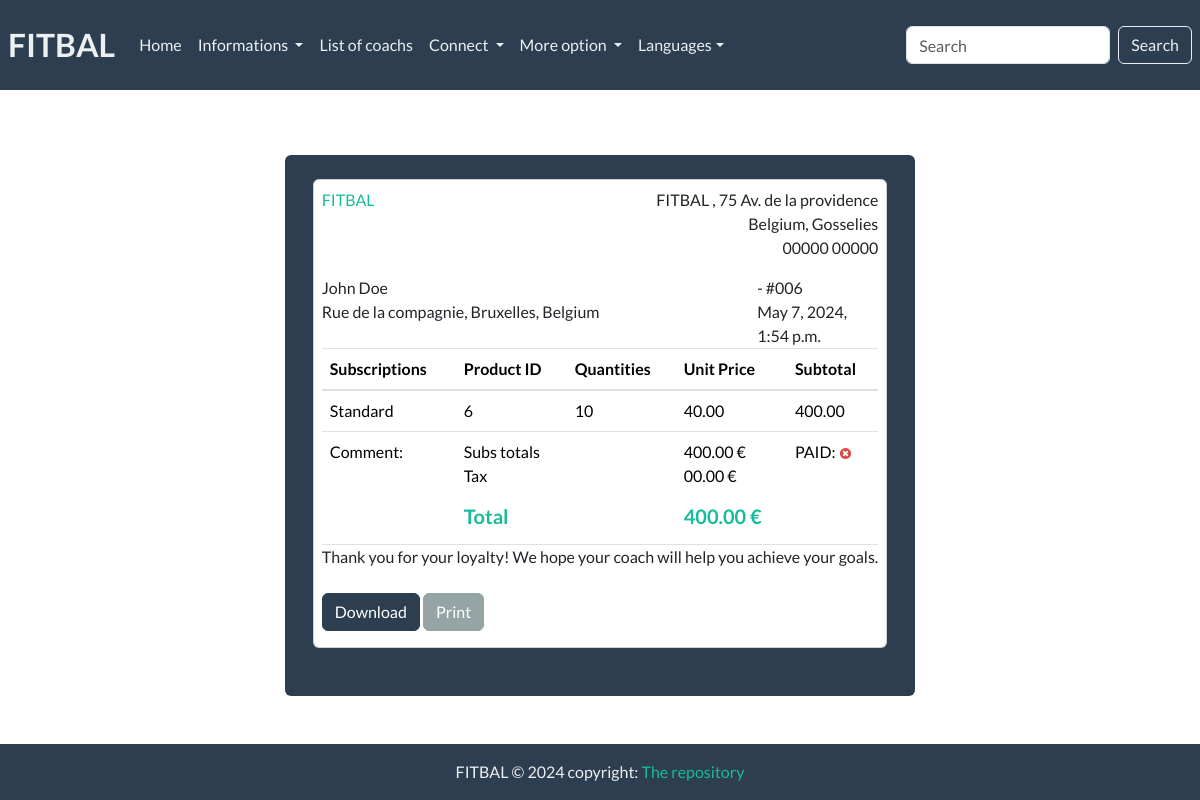
Page /view-invoice/6 (signed in) on the committed database.
### Fit_bal/models.py (models this page shows, shortened)
class Invoice(models.Model):
    customer = models.ForeignKey(Customer, on_delete=models.PROTECT)
    save_by = models.ForeignKey(User, on_delete=models.PROTECT)
    invoice_datetime = models.DateTimeField(auto_now_add=True)
    total = models.DecimalField(max_digits=100000, decimal_places=2)
    last_updated_date = models.DateTimeField(null=True, blank=True)
    paid = models.BooleanField(default=False)
    comment = models.TextField(null=True, max_length=1000,blank=True)
    class Meta:
        verbose_name = "Invoice"
        verbose_name_plural = "Invoices"

class Customer(models.Model):
    SEX_TYPES = {
        ('M','Male'),
        ('F','Female'),
        ('O','Other')
    }
    name = models.CharField(max_length=128)
    email = models.EmailField()
    phone = models.CharField(max_length=128)
    address = models.CharField(max_length=128)
    sex = models.CharField(max_length=1, choices= SEX_TYPES)
    age = models.CharField(max_length=12)
    city = models.CharField(max_length=32)
    zip_code = models.CharField(max_length=16)
    created_date = models.DateTimeField(auto_now_add=True)
    save_by = models.ForeignKey(User, on_delete=models.PROTECT)
    class Meta:
        verbose_name = "Customer"
        verbose_name_plural = "Customers"

class Sub(models.Model):
    SUB_TYPES = {
        ('S','Standard'),
        ('P','Premium'),
    }
    invoice = models.ForeignKey(Invoice, on_delete=models.CASCADE)
    name = models.CharField(max_length=1, choices= SUB_TYPES)
    quantity = models.IntegerField()
    unit_price = models.DecimalField(max_digits=1000, decimal_places=2)
    total = models.DecimalField(max_digits=1000, decimal_places=2)
    class Meta:
        verbose_name = 'Subscription'
        verbose_name_plural = 'Subscriptions'
    @property
    def get_total(self):
        total = self.quantity * self.unit_price
        return total

### Fit_bal/views.py (the view)
# urls.py: path('view-invoice/<int:pk>',views.InvoiceVisualizationView.as_view(), name='view-invoice'),
class InvoiceVisualizationView(LoginRequiredSuperuserMixin,View):
    template_name = 'invoice.html'
    def get(self, request, *args, **kwargs):
        pk = kwargs.get('pk')
        context = get_invoice(pk)
        return render(request, self.template_name, context)

### Fit_bal/utils.py (called while the page is built)
def get_invoice(pk):
    obj = Invoice.objects.get(pk=pk)
    subs = obj.sub_set.all()
    context = {
            'obj':obj,
            'subs':subs
        }
    return context

### templates/invoice.html (shortened to what this page needs)
{% extends "base.html" %}
{% load static %}
{% block content %}
<div class="container">
    <div class="row gutters">
    	<div class="col-xl-12 col-lg-12 col-md-12 col-sm-12 col-12">
    		<div class="card mt-4">
    			<div class="card-body p-0">
    				<div class="invoice-container p-2">
    					<div class="invoice-header">
    						<div class="row gutters">
    							<div class="col-xl-6 col-lg-6 col-md-6 col-sm-6">
    								<a href="/" class="invoice-logo text-decoration-none">
    									FITBAL
    								</a>
    							</div>
    							<div class="col-lg-6 col-md-6 col-sm-6">
    								<address class="text-right">
    									FITBAL , 75 Av. de la providence<br>
    									Belgium, Gosselies<br>
    									00000 00000
    								</address>
    							</div>
    						</div>
    						<div class="row gutters">
    							<div class="col-xl-9 col-lg-9 col-md-12 col-sm-12 col-12">
    								<div class="invoice-details">
    									<address>
    										{{obj.customer.name}}<br>
    										{{obj.customer.address}}, {{obj.customer.city}}, Belgium
    									</address>
    								</div>
    							</div>
    							<div class="col-xl-3 col-lg-3 col-md-12 col-sm-12 col-12">
    								<div class="invoice-details">
    									<div class="invoice-num">
    										<div>{{obj.get_invoice_type_display}} - #00{{obj.id}}</div>
    										<div>{{obj.invoice_datetime}}</div>
    									</div>
    								</div>
    							</div>
    						</div>
    					</div>
    					<div class="invoice-body">
    						<div class="row gutters">
    							<div class="col-lg-12 col-md-12 col-sm-12">
    								<div class="table-responsive">
    									<table class="table custom-table m-0">
    										<thead>
    											<tr>
    												<th>Subscriptions</th>
													<th>Product ID</th>
													<th>Quantities</th>
													<th>Unit Price</th>
													<th>Subtotal</th>
    											</tr>
    										</thead>
    										<tbody>
                                              {% for sub in subs %}
    											<tr>
                                                    <td>
    													{{ sub.get_name_display }}
    												</td>
													<td>
    													{{ sub.id }}
    												</td>
													<td>
    													{{ sub.quantity }}
    												</td>
													<td>
    													{{ sub.unit_price }}
    												</td>
													<td>
    													{{ sub.get_total }}
    												</td>
    											</tr>
                                               {% endfor %}
    											<tr>
    												<td>Comment: {{obj.comments}}</td>
    												<td colspan="2">
														<p>
															Subs totals<br>
															Tax<br>
														</p>
    													<h5 class="text-success"><strong>Total</strong></h5>
    												</td>
    												<td>
    													<p>
    														{{obj.total}} €<br>
    														00.00 €<br>
    													</p>
    													<h5 class="text-success"><strong>{{obj.total}} €
                                                        </strong></h5>
    												</td>
                                                    <td>
                                                            PAID:
                                                        {% if obj.paid  %}
                                                           <img class="icon" src="{% static 'images/crois_verte.svg' %}" alt="True">
                                                        {% else %}
                                                            <img class="icon" src="{% static 'images/crois_rouge.svg' %}" alt="False">
                                                        {% endif %}
                                                    </td>
    											</tr>
    										</tbody>
    									</table>
    								</div>
    							</div>
    						</div>
    					</div>
    					<div class="invoice-footer mb-4">
    						Thank you for your loyalty! We hope your coach will help you achieve your goals.
    					</div>
                        <div class="custom-actions-btns mb-2">
                            <a href="{% url 'invoice-pdf' pk=obj.pk %}" class="btn btn-primary">
                                 Download
                            </a>
                            <a href="#" class="btn btn-secondary">
                                 Print
                            </a>
                        </div>
    				</div>
    			</div>
    		</div>
    	</div>
    </div>
</div>
{% endblock content %}

### rows in the picture
Invoice: customer.name "John Doe", customer.address "Rue de la compagnie", customer.city "Bruxelles", id "6", invoice_datetime "May 7, 2024, 1:54 p.m.", total "400.00"
Sub: name "Standard", id "6", quantity "10", unit_price "40.00", get_total "400.00"
